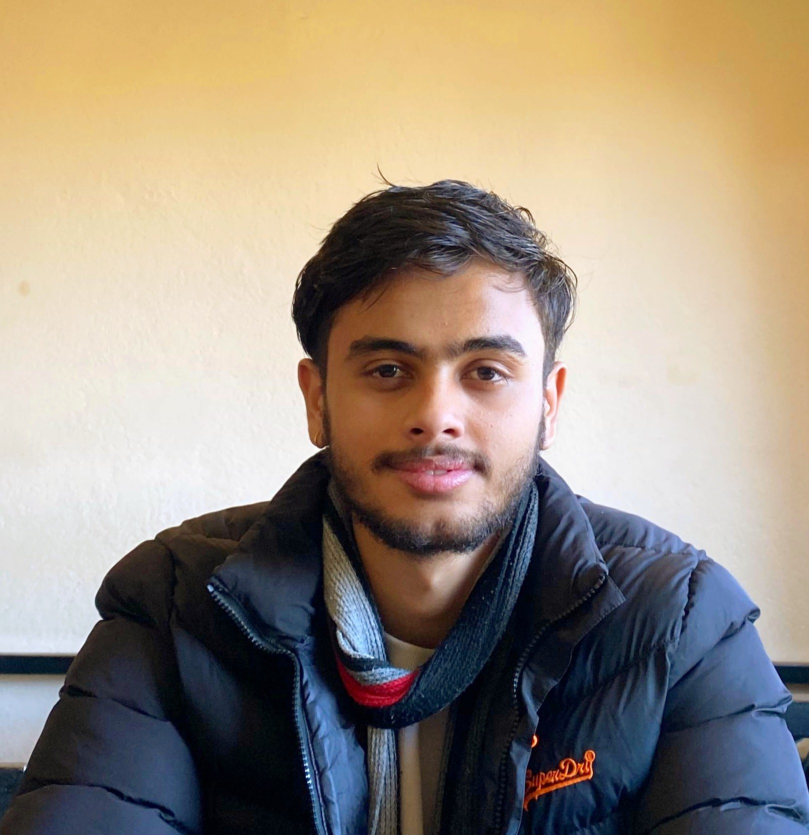
#> input picture semester-5/ip/codes/img/samir.jpg, 1617 x 1669 px (shown at 1/2 size)
$ jupyter execute 2_Contrast_Stretching1.ipynb
#> lines starting #> are read from the running program, lines starting #| are printed output that depends on the picture
<a href="https://colab.research.google.com/github/gunjanak/Digital_Image_processing/blob/main/2_Contrast_Stretching1.ipynb" target="_parent"></a>

[cell 1]
import numpy as np
from PIL import Image
import matplotlib.pyplot as plt

[cell 2]
def contrast_stretching(input_image):
  img = input_image.resize((500,500), Image.Resampling.LANCZOS)
  #converitng it to array
  img_array = np.asarray(img)
  min = np.amin(img_array)
  print(min)
  max = np.amax(img_array)
  print(max)
  range = max-min
  row = 400
  column = 400

  array_b = np.zeros((row,column))
  array_b = (((img_array - min)/range)*255)
  min = np.amin(array_b)
  print(min)
  max = np.amax(array_b)
  print(max)
  final_image = Image.fromarray(array_b)
  final_image= final_image.convert("L")


  # set up side-by-side image display
  fig = plt.figure()
  fig.set_figheight(15)
  fig.set_figwidth(15)

  fig.add_subplot(2,2,1)
  plt.imshow(img, cmap='gray')

#Plotting Histogram
  flat = img_array.flatten()
  fig.add_subplot(2,2,3)
  plt.hist(flat, bins=50)


  fig.add_subplot(2,2,2)
  plt.imshow(final_image, cmap='gray')

#Plotting Histogram
  flat2 = array_b.flatten()
  fig.add_subplot(2,2,4)
  plt.hist(flat2, bins=50)


  return final_image

[cell 3]
# reading image and converting to gray scale
input_image = Image.open('img/samir.jpg').convert('L')
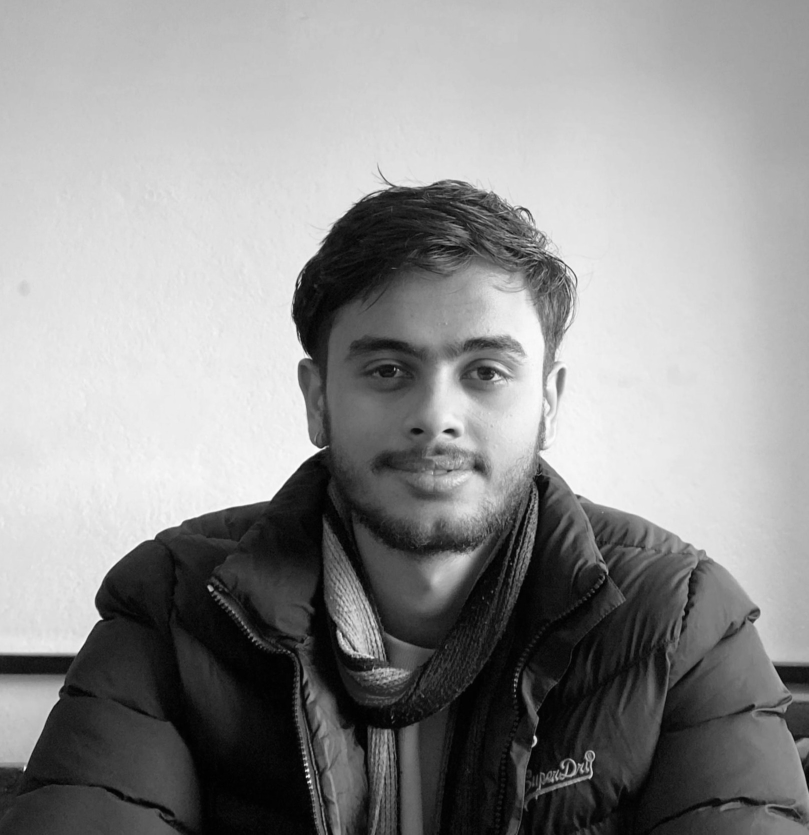
#> input_image: PIL image 1617x1669 L (shown at 1/2 size); min 0, max 255, mean 144.2
a = contrast_stretching(input_image)
#> in contrast_stretching, `img = input_image.resize((500,500), Image.Resampling.LANCZOS)`:
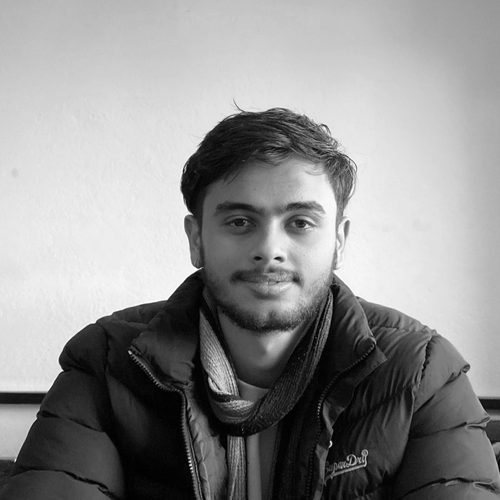
#> img: PIL image 500x500 L; min 0, max 255, mean 144.2
#> in contrast_stretching, `min = np.amin(img_array)`: min = 0
#| 0
#> in contrast_stretching, `max = np.amax(img_array)`: max = 255
#| 255
#| 0.0
#| 255.0
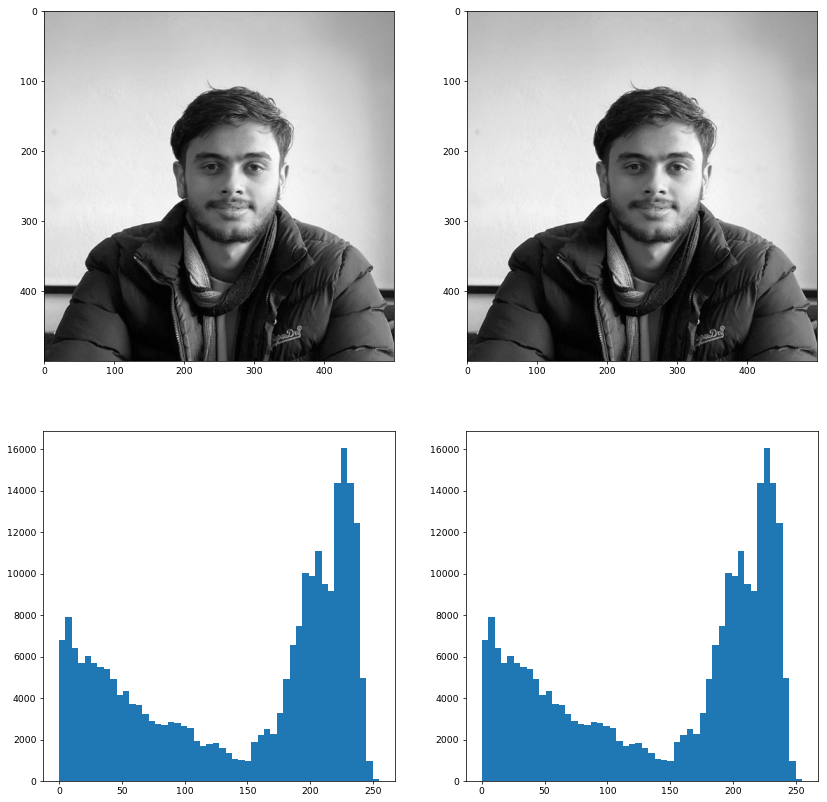
#> figure drawn by matplotlib, 4 panels; panel 2: tallest bar 16082 high, from x = 224.4 to 229.5; panel 4: tallest bar 16082 high, from x = 224.4 to 229.5
